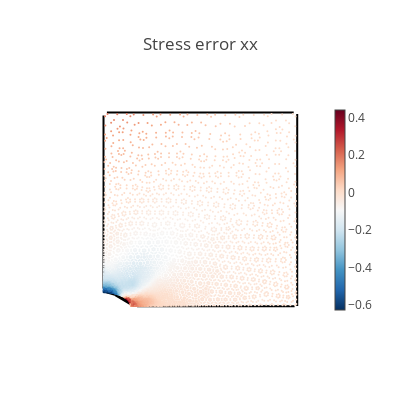
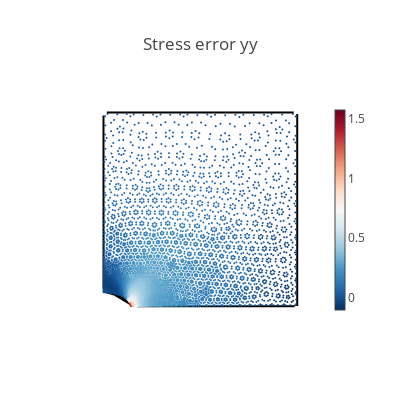
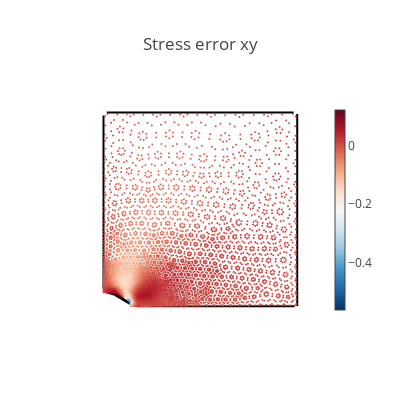
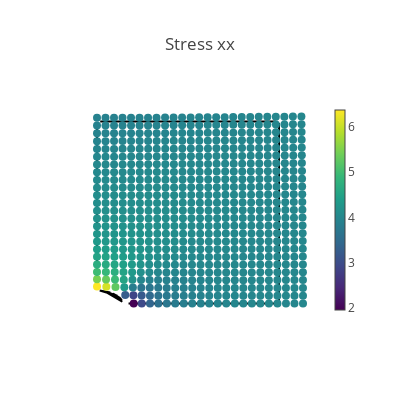

Notebook source saved alongside these figures, in order:
### Code cell
# Create a validation domain different from the training domain
val_x, val_y = np.meshgrid(np.linspace(0, L, 25), np.linspace(0, L, 25))
val_domain = np.vstack([val_x.ravel(), val_y.ravel()]).T
mask = (
    ((val_domain[:, 0] ** 2) / (Rx**2)) + ((val_domain[:, 1] ** 2) / (Ry**2))
) > 1
val = torch.tensor(val_domain[mask], dtype=DTYPE, requires_grad=True)

# Compute model predictions on the validation domain
disp = net(val)
def_val = val + disp
stress = torch.vmap(sigma)(val)
mises = torch.sqrt(
    stress[:, 0, 0] ** 2
    + stress[:, 1, 1] ** 2
    - stress[:, 0, 0] * stress[:, 1, 1]
    + 3 * stress[:, 0, 1] ** 2
)
# print([loss.item() for loss in compute_les(val)])


@torch.no_grad()
def make_plot(x, y, variable, title, cmap=sequential.Viridis, size=8.0):
    fig = go.Figure()

    # Plot boundaries
    m = dict(color="black")
    fig.add_trace(go.Scatter(x=top[:, 0], y=top[:, 1], mode="lines", marker=m))
    fig.add_trace(go.Scatter(x=bottom[:, 0], y=bottom[:, 1], mode="lines", marker=m))
    fig.add_trace(go.Scatter(x=left[:, 0], y=left[:, 1], mode="lines", marker=m))
    fig.add_trace(go.Scatter(x=right[:, 0], y=right[:, 1], mode="lines", marker=m))
    fig.add_trace(go.Scatter(x=hole[:, 0], y=hole[:, 1], mode="lines", marker=m))

    # Plot variable values
    m = dict(color=variable, colorscale=cmap, size=size, colorbar=dict(thickness=10))
    fig.add_trace(go.Scatter(x=x, y=y, marker=m, mode="markers"))

    # plot settings
    fig.layout.yaxis.scaleanchor = "x"
    fig.update_layout(
        template="none", width=400, height=400, title=title, showlegend=False
    )
    fig.update_xaxes(visible=False)
    fig.update_yaxes(visible=False)
    wandb.log({f"chart_{title}": fig})
    fig.show()


# Load reference data
data_input = torch.as_tensor(
    np.loadtxt(f"data/inputs_Rx={Rx}.csv", delimiter=","), dtype=DTYPE
)
data_output = torch.as_tensor(
    np.loadtxt(f"data/outputs_Rx={Rx}.csv", delimiter=","), dtype=DTYPE
)


# Compute data error
s_data = data_output[:, 0:3]
s_pred = torch.vmap(sigma)(data_input[:, 0:2])
ds_xx = s_data[:, 0] - s_pred[:, 0, 0]
ds_yy = s_data[:, 1] - s_pred[:, 1, 1]
ds_xy = s_data[:, 2] - s_pred[:, 0, 1]


# Plot stress errors
cmap = sequential.RdBu_r
make_plot(*data_input[:, 0:2].T, ds_xx, "Stress error xx", size=2.0, cmap=cmap)
make_plot(*data_input[:, 0:2].T, ds_yy, "Stress error yy", size=2.0, cmap=cmap)
make_plot(*data_input[:, 0:2].T, ds_xy, "Stress error xy", size=2.0, cmap=cmap)

# Plot stresses
make_plot(*def_val.T, stress[:, 0, 0], "Stress xx")
make_plot(*def_val.T, stress[:, 0, 1], "Stress xy")
make_plot(*def_val.T, stress[:, 1, 1], "Stress yy")
make_plot(*def_val.T, mises, "Mises stress")

# Plot displacements
make_plot(*def_val.T, disp[:, 0], "Displacement in x", cmap=sequential.Inferno)
make_plot(*def_val.T, disp[:, 1], "Displacement in y", cmap=sequential.Inferno)

# Finish tracking
wandb.finish()

### Figure 1 — Plotly figure (JSON) as saved in the notebook; plotly's stock layout.template omitted (floating-point values rounded to 4 significant figures; data arrays with more than 128 entries replaced by an {"elided": "..."} marker saying what was removed)
{"data": [{"marker": {"color": "black"}, "mode": "lines", "type": "scatter", "x": [0.6807, 0.3163, 0.2731, 0.08169, 0.01753, 0.5347, 0.6655, 0.1524, 0.336, 0.7801, 0.8623, 0.9817, 0.8827, 0.3711, 0.2097, 0.4888, 0.567, 0.7463, 0.6328, 0.4788, 0.04608, 0.4114, 0.184, 0.9487, 0.8121], "y": [1, 1, 1, 1, 1, 1, 1, 1, 1, 1, 1, 1, 1, 1, 1, 1, 1, 1, 1, 1, 1, 1, 1, 1, 1]}, {"marker": {"color": "black"}, "mode": "lines", "type": "scatter", "x": [0.9865, 0.4803, 0.8437, 0.5376, 0.2772, 0.1733, 0.9327, 0.4109, 0.3291, 0.4598, 0.6599, 0.8807, 0.713, 0.5727, 0.717, 0.2032, 0.806, 0.243, 0.5974, 0.7711, 0.3488], "y": [0, 0, 0, 0, 0, 0, 0, 0, 0, 0, 0, 0, 0, 0, 0, 0, 0, 0, 0, 0, 0]}, {"marker": {"color": "black"}, "mode": "lines", "type": "scatter", "x": [0, 0, 0, 0, 0, 0, 0, 0, 0, 0, 0, 0, 0, 0, 0, 0, 0, 0, 0, 0, 0, 0, 0], "y": [0.1663, 0.9425, 0.1353, 0.2775, 0.2689, 0.6959, 0.3974, 0.5139, 0.4441, 0.8261, 0.6709, 0.3614, 0.6221, 0.09129, 0.5446, 0.8632, 0.5613, 0.7909, 0.9844, 0.8815, 0.3342, 0.724, 0.1971]}, {"marker": {"color": "black"}, "mode": "lines", "type": "scatter", "x": [1, 1, 1, 1, 1, 1, 1, 1, 1, 1, 1, 1, 1, 1, 1, 1, 1, 1, 1, 1, 1, 1, 1, 1, 1], "y": [0.5672, 0.6522, 0.458, 0.7489, 0.6971, 0.9077, 0.2848, 0.9924, 0.6025, 0.4331, 0.4915, 0.08236, 0.00107, 0.3662, 0.8536, 0.2681, 0.1515, 0.1996, 0.05941, 0.5383, 0.7761, 0.3579, 0.8068, 0.9236, 0.2264]}, {"marker": {"color": "black"}, "mode": "lines", "type": "scatter", "x": [0.1227, 0.1365, 0.1281, 0.08888, 0.1385, 0.04062, 0.1115, 0.01504, 0.04748, 0.07334], "y": [0.03439, 0.01595, 0.02883, 0.05519, 0.01038, 0.06836, 0.04322, 0.07102, 0.0672, 0.06084]}, {"marker": {"color": {"elided": "5526 float values"}, "colorbar": {"thickness": 10}, "colorscale": [[0, "rgb(5,48,97)"], [0.1, "rgb(33,102,172)"], [0.2, "rgb(67,147,195)"], [0.3, "rgb(146,197,222)"], [0.4, "rgb(209,229,240)"], [0.5, "rgb(247,247,247)"], [0.6, "rgb(253,219,199)"], [0.7, "rgb(244,165,130)"], [0.8, "rgb(214,96,77)"], [0.9, "rgb(178,24,43)"], [1, "rgb(103,0,31)"]], "size": 2}, "mode": "markers", "type": "scatter", "x": {"elided": "5526 float values"}, "y": {"elided": "5526 float values"}}], "layout": {"height": 400, "showlegend": false, "title": {"text": "Stress error xx"}, "width": 400, "xaxis": {"visible": false}, "yaxis": {"scaleanchor": "x", "visible": false}}}

### Figure 2 — Plotly figure (JSON) as saved in the notebook; plotly's stock layout.template omitted (floating-point values rounded to 4 significant figures; data arrays with more than 128 entries replaced by an {"elided": "..."} marker saying what was removed)
{"data": [{"marker": {"color": "black"}, "mode": "lines", "type": "scatter", "x": [0.6807, 0.3163, 0.2731, 0.08169, 0.01753, 0.5347, 0.6655, 0.1524, 0.336, 0.7801, 0.8623, 0.9817, 0.8827, 0.3711, 0.2097, 0.4888, 0.567, 0.7463, 0.6328, 0.4788, 0.04608, 0.4114, 0.184, 0.9487, 0.8121], "y": [1, 1, 1, 1, 1, 1, 1, 1, 1, 1, 1, 1, 1, 1, 1, 1, 1, 1, 1, 1, 1, 1, 1, 1, 1]}, {"marker": {"color": "black"}, "mode": "lines", "type": "scatter", "x": [0.9865, 0.4803, 0.8437, 0.5376, 0.2772, 0.1733, 0.9327, 0.4109, 0.3291, 0.4598, 0.6599, 0.8807, 0.713, 0.5727, 0.717, 0.2032, 0.806, 0.243, 0.5974, 0.7711, 0.3488], "y": [0, 0, 0, 0, 0, 0, 0, 0, 0, 0, 0, 0, 0, 0, 0, 0, 0, 0, 0, 0, 0]}, {"marker": {"color": "black"}, "mode": "lines", "type": "scatter", "x": [0, 0, 0, 0, 0, 0, 0, 0, 0, 0, 0, 0, 0, 0, 0, 0, 0, 0, 0, 0, 0, 0, 0], "y": [0.1663, 0.9425, 0.1353, 0.2775, 0.2689, 0.6959, 0.3974, 0.5139, 0.4441, 0.8261, 0.6709, 0.3614, 0.6221, 0.09129, 0.5446, 0.8632, 0.5613, 0.7909, 0.9844, 0.8815, 0.3342, 0.724, 0.1971]}, {"marker": {"color": "black"}, "mode": "lines", "type": "scatter", "x": [1, 1, 1, 1, 1, 1, 1, 1, 1, 1, 1, 1, 1, 1, 1, 1, 1, 1, 1, 1, 1, 1, 1, 1, 1], "y": [0.5672, 0.6522, 0.458, 0.7489, 0.6971, 0.9077, 0.2848, 0.9924, 0.6025, 0.4331, 0.4915, 0.08236, 0.00107, 0.3662, 0.8536, 0.2681, 0.1515, 0.1996, 0.05941, 0.5383, 0.7761, 0.3579, 0.8068, 0.9236, 0.2264]}, {"marker": {"color": "black"}, "mode": "lines", "type": "scatter", "x": [0.1227, 0.1365, 0.1281, 0.08888, 0.1385, 0.04062, 0.1115, 0.01504, 0.04748, 0.07334], "y": [0.03439, 0.01595, 0.02883, 0.05519, 0.01038, 0.06836, 0.04322, 0.07102, 0.0672, 0.06084]}, {"marker": {"color": {"elided": "5526 float values"}, "colorbar": {"thickness": 10}, "colorscale": [[0, "rgb(5,48,97)"], [0.1, "rgb(33,102,172)"], [0.2, "rgb(67,147,195)"], [0.3, "rgb(146,197,222)"], [0.4, "rgb(209,229,240)"], [0.5, "rgb(247,247,247)"], [0.6, "rgb(253,219,199)"], [0.7, "rgb(244,165,130)"], [0.8, "rgb(214,96,77)"], [0.9, "rgb(178,24,43)"], [1, "rgb(103,0,31)"]], "size": 2}, "mode": "markers", "type": "scatter", "x": {"elided": "5526 float values"}, "y": {"elided": "5526 float values"}}], "layout": {"height": 400, "showlegend": false, "title": {"text": "Stress error yy"}, "width": 400, "xaxis": {"visible": false}, "yaxis": {"scaleanchor": "x", "visible": false}}}

### Figure 3 — Plotly figure (JSON) as saved in the notebook; plotly's stock layout.template omitted (floating-point values rounded to 4 significant figures; data arrays with more than 128 entries replaced by an {"elided": "..."} marker saying what was removed)
{"data": [{"marker": {"color": "black"}, "mode": "lines", "type": "scatter", "x": [0.6807, 0.3163, 0.2731, 0.08169, 0.01753, 0.5347, 0.6655, 0.1524, 0.336, 0.7801, 0.8623, 0.9817, 0.8827, 0.3711, 0.2097, 0.4888, 0.567, 0.7463, 0.6328, 0.4788, 0.04608, 0.4114, 0.184, 0.9487, 0.8121], "y": [1, 1, 1, 1, 1, 1, 1, 1, 1, 1, 1, 1, 1, 1, 1, 1, 1, 1, 1, 1, 1, 1, 1, 1, 1]}, {"marker": {"color": "black"}, "mode": "lines", "type": "scatter", "x": [0.9865, 0.4803, 0.8437, 0.5376, 0.2772, 0.1733, 0.9327, 0.4109, 0.3291, 0.4598, 0.6599, 0.8807, 0.713, 0.5727, 0.717, 0.2032, 0.806, 0.243, 0.5974, 0.7711, 0.3488], "y": [0, 0, 0, 0, 0, 0, 0, 0, 0, 0, 0, 0, 0, 0, 0, 0, 0, 0, 0, 0, 0]}, {"marker": {"color": "black"}, "mode": "lines", "type": "scatter", "x": [0, 0, 0, 0, 0, 0, 0, 0, 0, 0, 0, 0, 0, 0, 0, 0, 0, 0, 0, 0, 0, 0, 0], "y": [0.1663, 0.9425, 0.1353, 0.2775, 0.2689, 0.6959, 0.3974, 0.5139, 0.4441, 0.8261, 0.6709, 0.3614, 0.6221, 0.09129, 0.5446, 0.8632, 0.5613, 0.7909, 0.9844, 0.8815, 0.3342, 0.724, 0.1971]}, {"marker": {"color": "black"}, "mode": "lines", "type": "scatter", "x": [1, 1, 1, 1, 1, 1, 1, 1, 1, 1, 1, 1, 1, 1, 1, 1, 1, 1, 1, 1, 1, 1, 1, 1, 1], "y": [0.5672, 0.6522, 0.458, 0.7489, 0.6971, 0.9077, 0.2848, 0.9924, 0.6025, 0.4331, 0.4915, 0.08236, 0.00107, 0.3662, 0.8536, 0.2681, 0.1515, 0.1996, 0.05941, 0.5383, 0.7761, 0.3579, 0.8068, 0.9236, 0.2264]}, {"marker": {"color": "black"}, "mode": "lines", "type": "scatter", "x": [0.1227, 0.1365, 0.1281, 0.08888, 0.1385, 0.04062, 0.1115, 0.01504, 0.04748, 0.07334], "y": [0.03439, 0.01595, 0.02883, 0.05519, 0.01038, 0.06836, 0.04322, 0.07102, 0.0672, 0.06084]}, {"marker": {"color": {"elided": "5526 float values"}, "colorbar": {"thickness": 10}, "colorscale": [[0, "rgb(5,48,97)"], [0.1, "rgb(33,102,172)"], [0.2, "rgb(67,147,195)"], [0.3, "rgb(146,197,222)"], [0.4, "rgb(209,229,240)"], [0.5, "rgb(247,247,247)"], [0.6, "rgb(253,219,199)"], [0.7, "rgb(244,165,130)"], [0.8, "rgb(214,96,77)"], [0.9, "rgb(178,24,43)"], [1, "rgb(103,0,31)"]], "size": 2}, "mode": "markers", "type": "scatter", "x": {"elided": "5526 float values"}, "y": {"elided": "5526 float values"}}], "layout": {"height": 400, "showlegend": false, "title": {"text": "Stress error xy"}, "width": 400, "xaxis": {"visible": false}, "yaxis": {"scaleanchor": "x", "visible": false}}}

### Figure 4 — Plotly figure (JSON) as saved in the notebook; plotly's stock layout.template omitted (floating-point values rounded to 4 significant figures; data arrays with more than 128 entries replaced by an {"elided": "..."} marker saying what was removed)
{"data": [{"marker": {"color": "black"}, "mode": "lines", "type": "scatter", "x": [0.6807, 0.3163, 0.2731, 0.08169, 0.01753, 0.5347, 0.6655, 0.1524, 0.336, 0.7801, 0.8623, 0.9817, 0.8827, 0.3711, 0.2097, 0.4888, 0.567, 0.7463, 0.6328, 0.4788, 0.04608, 0.4114, 0.184, 0.9487, 0.8121], "y": [1, 1, 1, 1, 1, 1, 1, 1, 1, 1, 1, 1, 1, 1, 1, 1, 1, 1, 1, 1, 1, 1, 1, 1, 1]}, {"marker": {"color": "black"}, "mode": "lines", "type": "scatter", "x": [0.9865, 0.4803, 0.8437, 0.5376, 0.2772, 0.1733, 0.9327, 0.4109, 0.3291, 0.4598, 0.6599, 0.8807, 0.713, 0.5727, 0.717, 0.2032, 0.806, 0.243, 0.5974, 0.7711, 0.3488], "y": [0, 0, 0, 0, 0, 0, 0, 0, 0, 0, 0, 0, 0, 0, 0, 0, 0, 0, 0, 0, 0]}, {"marker": {"color": "black"}, "mode": "lines", "type": "scatter", "x": [0, 0, 0, 0, 0, 0, 0, 0, 0, 0, 0, 0, 0, 0, 0, 0, 0, 0, 0, 0, 0, 0, 0], "y": [0.1663, 0.9425, 0.1353, 0.2775, 0.2689, 0.6959, 0.3974, 0.5139, 0.4441, 0.8261, 0.6709, 0.3614, 0.6221, 0.09129, 0.5446, 0.8632, 0.5613, 0.7909, 0.9844, 0.8815, 0.3342, 0.724, 0.1971]}, {"marker": {"color": "black"}, "mode": "lines", "type": "scatter", "x": [1, 1, 1, 1, 1, 1, 1, 1, 1, 1, 1, 1, 1, 1, 1, 1, 1, 1, 1, 1, 1, 1, 1, 1, 1], "y": [0.5672, 0.6522, 0.458, 0.7489, 0.6971, 0.9077, 0.2848, 0.9924, 0.6025, 0.4331, 0.4915, 0.08236, 0.00107, 0.3662, 0.8536, 0.2681, 0.1515, 0.1996, 0.05941, 0.5383, 0.7761, 0.3579, 0.8068, 0.9236, 0.2264]}, {"marker": {"color": "black"}, "mode": "lines", "type": "scatter", "x": [0.1227, 0.1365, 0.1281, 0.08888, 0.1385, 0.04062, 0.1115, 0.01504, 0.04748, 0.07334], "y": [0.03439, 0.01595, 0.02883, 0.05519, 0.01038, 0.06836, 0.04322, 0.07102, 0.0672, 0.06084]}, {"marker": {"color": {"elided": "618 float values"}, "colorbar": {"thickness": 10}, "colorscale": [[0, "#440154"], [0.1111, "#482878"], [0.2222, "#3e4989"], [0.3333, "#31688e"], [0.4444, "#26828e"], [0.5556, "#1f9e89"], [0.6667, "#35b779"], [0.7778, "#6ece58"], [0.8889, "#b5de2b"], [1, "#fde725"]], "size": 8}, "mode": "markers", "type": "scatter", "x": {"elided": "618 float values"}, "y": {"elided": "618 float values"}}], "layout": {"height": 400, "showlegend": false, "title": {"text": "Stress xx"}, "width": 400, "xaxis": {"visible": false}, "yaxis": {"scaleanchor": "x", "visible": false}}}
